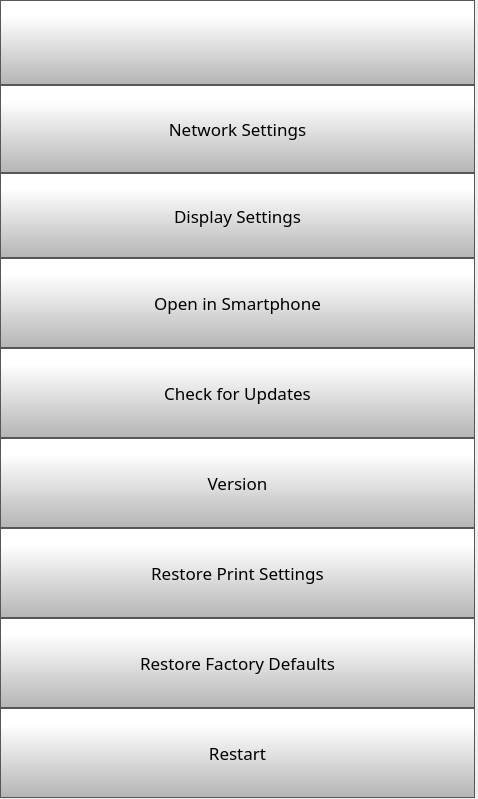
      <widget class="QWidget" name="scrollAreaWidgetContents">
       <property name="geometry">
        <rect>
         <x>0</x>
         <y>0</y>
         <width>478</width>
         <height>799</height>
        </rect>
       </property>
       <layout class="QVBoxLayout" name="verticalLayout">
        <property name="spacing">
         <number>0</number>
        </property>
        <property name="leftMargin">
         <number>0</number>
        </property>
        <property name="topMargin">
         <number>0</number>
        </property>
        <property name="rightMargin">
         <number>3</number>
        </property>
        <property name="bottomMargin">
         <number>0</number>
        </property>
        <item>
         <widget class="QPushButton" name="settingsBackButton">
          <property name="minimumSize">
           <size>
            <width>0</width>
            <height>85</height>
           </size>
          </property>
          <property name="font">
           <font>
            <family>Gotham Light</family>
            <pointsize>9</pointsize>
           </font>
          </property>
          <property name="styleSheet">
           <string notr="true">QPushButton {
     border: 1px solid rgb(87, 87, 87);
	background-color: qlineargradient(spread:pad, x1:0, y1:1, x2:0, y2:0.188, stop:0 rgba(180, 180, 180, 255), stop:1 rgba(255, 255, 255, 255));


}

QPushButton:pressed {
    background-color: qlineargradient(x1: 0, y1: 0, x2: 0, y2: 1,
                                      stop: 0 #dadbde, stop: 1 #f6f7fa);
}

QPushButton:flat {
    border: none; /* no border for a flat push button */
}

QPushButton:default {
    border-color: navy; /* make the default button prominent */
}</string>
          </property>
          <property name="text">
           <string/>
          </property>
          <property name="icon">
           <iconset>
            <normaloff>templates/img/arrows-4.png</normaloff>templates/img/arrows-4.png</iconset>
          </property>
          <property name="iconSize">
           <size>
            <width>50</width>
            <height>50</height>
           </size>
          </property>
          <property name="checkable">
           <bool>false</bool>
          </property>
          <property name="autoDefault">
           <bool>false</bool>
          </property>
          <property name="default">
           <bool>false</bool>
          </property>
          <property name="flat">
           <bool>false</bool>
          </property>
         </widget>
        </item>
        <item>
         <widget class="QPushButton" name="networkSettingsButton">
          <property name="minimumSize">
           <size>
            <width>0</width>
            <height>88</height>
           </size>
          </property>
          <property name="font">
           <font>
            <family>Gotham</family>
            <pointsize>13</pointsize>
           </font>
          </property>
          <property name="styleSheet">
           <string notr="true">QPushButton {
     border: 1px solid rgb(87, 87, 87);
	background-color: qlineargradient(spread:pad, x1:0, y1:1, x2:0, y2:0.188, stop:0 rgba(180, 180, 180, 255), stop:1 rgba(255, 255, 255, 255));


}

QPushButton:pressed {
    background-color: qlineargradient(x1: 0, y1: 0, x2: 0, y2: 1,
                                      stop: 0 #dadbde, stop: 1 #f6f7fa);
}

QPushButton:flat {
    border: none; /* no border for a flat push button */
}

QPushButton:default {
    border-color: navy; /* make the default button prominent */
}

QPushButton:focus {
	outline: none;
}</string>
          </property>
          <property name="text">
           <string>Network Settings</string>
          </property>
          <property name="iconSize">
           <size>
            <width>40</width>
            <height>40</height>
           </size>
          </property>
         </widget>
        </item>
        <item>
         <widget class="QPushButton" name="displaySettingsButton">
          <property name="minimumSize">
           <size>
            <width>0</width>
            <height>85</height>
           </size>
          </property>
          <property name="font">
           <font>
            <family>Gotham</family>
            <pointsize>13</pointsize>
           </font>
          </property>
          <property name="styleSheet">
           <string notr="true">QPushButton {
     border: 1px solid rgb(87, 87, 87);
	background-color: qlineargradient(spread:pad, x1:0, y1:1, x2:0, y2:0.188, stop:0 rgba(180, 180, 180, 255), stop:1 rgba(255, 255, 255, 255));


}

QPushButton:pressed {
    background-color: qlineargradient(x1: 0, y1: 0, x2: 0, y2: 1,
                                      stop: 0 #dadbde, stop: 1 #f6f7fa);
}

QPushButton:flat {
    border: none; /* no border for a flat push button */
}

QPushButton:default {
    border-color: navy; /* make the default button prominent */
}

QPushButton:focus {
	outline: none;
}</string>
          </property>
          <property name="text">
           <string>Display Settings</string>
          </property>
          <property name="iconSize">
           <size>
            <width>40</width>
            <height>40</height>
           </size>
          </property>
         </widget>
        </item>
        <item>
         <widget class="QPushButton" name="pairPhoneButton">
          <property name="minimumSize">
           <size>
            <width>0</width>
            <height>90</height>
           </size>
          </property>
          <property name="font">
           <font>
            <family>Gotham</family>
            <pointsize>13</pointsize>
           </font>
          </property>
          <property name="styleSheet">
           <string notr="true">QPushButton {
     border: 1px solid rgb(87, 87, 87);
	background-color: qlineargradient(spread:pad, x1:0, y1:1, x2:0, y2:0.188, stop:0 rgba(180, 180, 180, 255), stop:1 rgba(255, 255, 255, 255));


}

QPushButton:pressed {
    background-color: qlineargradient(x1: 0, y1: 0, x2: 0, y2: 1,
                                      stop: 0 #dadbde, stop: 1 #f6f7fa);
}

QPushButton:flat {
    border: none; /* no border for a flat push button */
}

QPushButton:default {
    border-color: navy; /* make the default button prominent */
}

QPushButton:focus {
	outline: none;
}</string>
          </property>
          <property name="text">
           <string>Open in Smartphone</string>
          </property>
          <property name="iconSize">
           <size>
            <width>40</width>
            <height>40</height>
           </size>
          </property>
         </widget>
        </item>
        <item>
         <widget class="QPushButton" name="OTAButton">
          <property name="minimumSize">
           <size>
            <width>0</width>
            <height>90</height>
           </size>
          </property>
          <property name="font">
           <font>
            <family>Gotham</family>
            <pointsize>13</pointsize>
           </font>
          </property>
          <property name="styleSheet">
           <string notr="true">QPushButton {
     border: 1px solid rgb(87, 87, 87);
	background-color: qlineargradient(spread:pad, x1:0, y1:1, x2:0, y2:0.188, stop:0 rgba(180, 180, 180, 255), stop:1 rgba(255, 255, 255, 255));


}

QPushButton:pressed {
    background-color: qlineargradient(x1: 0, y1: 0, x2: 0, y2: 1,
                                      stop: 0 #dadbde, stop: 1 #f6f7fa);
}

QPushButton:flat {
    border: none; /* no border for a flat push button */
}

QPushButton:default {
    border-color: navy; /* make the default button prominent */
}

QPushButton:focus {
	outline: none;
}</string>
          </property>
          <property name="text">
           <string>Check for Updates</string>
          </property>
          <property name="iconSize">
           <size>
            <width>40</width>
            <height>40</height>
           </size>
          </property>
         </widget>
        </item>
        <item>
         <widget class="QPushButton" name="versionButton">
          <property name="minimumSize">
           <size>
            <width>0</width>
            <height>90</height>
           </size>
          </property>
          <property name="font">
           <font>
            <family>Gotham</family>
            <pointsize>13</pointsize>
           </font>
          </property>
          <property name="styleSheet">
           <string notr="true">QPushButton {
     border: 1px solid rgb(87, 87, 87);
	background-color: qlineargradient(spread:pad, x1:0, y1:1, x2:0, y2:0.188, stop:0 rgba(180, 180, 180, 255), stop:1 rgba(255, 255, 255, 255));


}

QPushButton:pressed {
    background-color: qlineargradient(x1: 0, y1: 0, x2: 0, y2: 1,
                                      stop: 0 #dadbde, stop: 1 #f6f7fa);
}

QPushButton:flat {
    border: none; /* no border for a flat push button */
}

QPushButton:default {
    border-color: navy; /* make the default button prominent */
}

QPushButton:focus {
	outline: none;
}</string>
          </property>
          <property name="text">
           <string>Version</string>
          </property>
          <property name="iconSize">
           <size>
            <width>40</width>
            <height>40</height>
           </size>
          </property>
         </widget>
        </item>
        <item>
         <widget class="QPushButton" name="restorePrintSettingsButton">
          <property name="minimumSize">
           <size>
            <width>0</width>
            <height>90</height>
           </size>
          </property>
          <property name="font">
           <font>
            <family>Gotham</family>
            <pointsize>13</pointsize>
           </font>
          </property>
          <property name="styleSheet">
           <string notr="true">QPushButton {
     border: 1px solid rgb(87, 87, 87);
	background-color: qlineargradient(spread:pad, x1:0, y1:1, x2:0, y2:0.188, stop:0 rgba(180, 180, 180, 255), stop:1 rgba(255, 255, 255, 255));


}

QPushButton:pressed {
    background-color: qlineargradient(x1: 0, y1: 0, x2: 0, y2: 1,
                                      stop: 0 #dadbde, stop: 1 #f6f7fa);
}

QPushButton:flat {
    border: none; /* no border for a flat push button */
}

QPushButton:default {
    border-color: navy; /* make the default button prominent */
}

QPushButton:focus {
	outline: none;
}</string>
          </property>
          <property name="text">
           <string>Restore Print Settings</string>
          </property>
          <property name="iconSize">
           <size>
            <width>40</width>
            <height>40</height>
           </size>
          </property>
         </widget>
        </item>
        <item>
         <widget class="QPushButton" name="restoreFactoryDefaultsButton">
          <property name="minimumSize">
           <size>
            <width>0</width>
            <height>90</height>
           </size>
          </property>
          <property name="font">
           <font>
            <family>Gotham</family>
            <pointsize>13</pointsize>
           </font>
          </property>
          <property name="styleSheet">
           <string notr="true">QPushButton {
     border: 1px solid rgb(87, 87, 87);
	background-color: qlineargradient(spread:pad, x1:0, y1:1, x2:0, y2:0.188, stop:0 rgba(180, 180, 180, 255), stop:1 rgba(255, 255, 255, 255));


}

QPushButton:pressed {
    background-color: qlineargradient(x1: 0, y1: 0, x2: 0, y2: 1,
                                      stop: 0 #dadbde, stop: 1 #f6f7fa);
}

QPushButton:flat {
    border: none; /* no border for a flat push button */
}

QPushButton:default {
    border-color: navy; /* make the default button prominent */
}

QPushButton:focus {
	outline: none;
}</string>
          </property>
          <property name="text">
           <string>Restore Factory Defaults</string>
          </property>
          <property name="iconSize">
           <size>
            <width>40</width>
            <height>40</height>
           </size>
          </property>
         </widget>
        </item>
        <item>
         <widget class="QPushButton" name="restartButton">
          <property name="minimumSize">
           <size>
            <width>0</width>
            <height>90</height>
           </size>
          </property>
          <property name="font">
           <font>
            <family>Gotham</family>
            <pointsize>13</pointsize>
           </font>
          </property>
          <property name="styleSheet">
           <string notr="true">QPushButton {
     border: 1px solid rgb(87, 87, 87);
	background-color: qlineargradient(spread:pad, x1:0, y1:1, x2:0, y2:0.188, stop:0 rgba(180, 180, 180, 255), stop:1 rgba(255, 255, 255, 255));


}

QPushButton:pressed {
    background-color: qlineargradient(x1: 0, y1: 0, x2: 0, y2: 1,
                                      stop: 0 #dadbde, stop: 1 #f6f7fa);
}

QPushButton:flat {
    border: none; /* no border for a flat push button */
}

QPushButton:default {
    border-color: navy; /* make the default button prominent */
}

QPushButton:focus {
	outline: none;
}</string>
          </property>
          <property name="text">
           <string>Restart</string>
          </property>
          <property name="iconSize">
           <size>
            <width>40</width>
            <height>40</height>
           </size>
          </property>
         </widget>
        </item>
       </layout>
      </widget>
